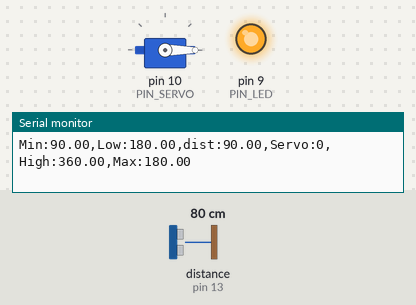
The sketch below on a simulated Arduino Uno, built with avr-gcc and run on an emulated ATmega328P. Shown: servo, output pins drawn as LEDs (lit = HIGH), the last lines printed to the serial monitor. Wiring (inferred from the names in the program): ultrasonic range finder: trigger pin 12; echo pin 13. Inputs (shaded band) come from the test bench; at power-on: distance to the obstacle (sensor on pin 13) 80 cm. The echo pulse lasts 58.3 µs per cm; pins used as bus, display or sensor lines are not drawn.

Above: at 1.2 s.
1.3 s: distance to the obstacle (sensor on pin 13) set to 9 cm
At 2.4 s:
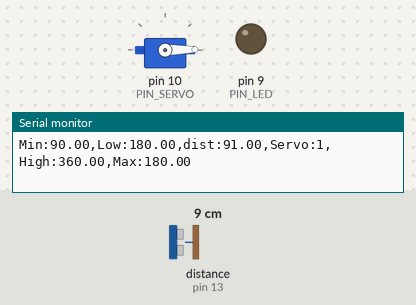
4.3 s: distance to the obstacle (sensor on pin 13) set to 18 cm
At 4.95 s:
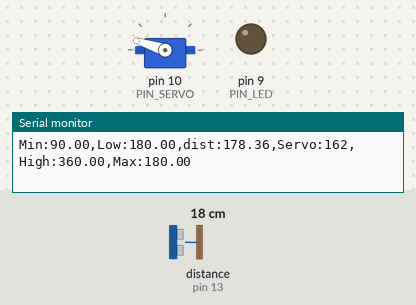
7.3 s: distance to the obstacle (sensor on pin 13) set to 2 cm
At 7.46 s:
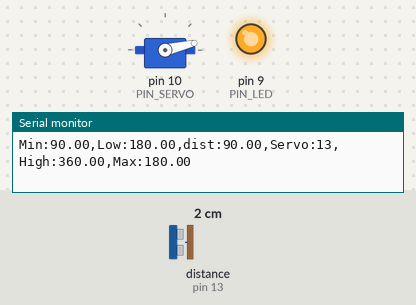
9.0 s: distance to the obstacle (sensor on pin 13) set to 18 cm
Timing chart, 0 to 13.0 s (numbered marks = the images above; inputs shaded):
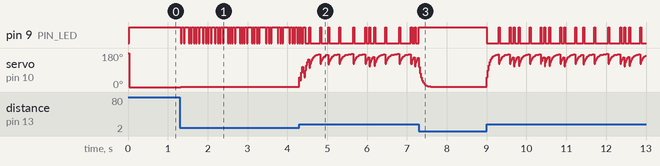

The sketch:

11_example_1.ino
```cpp
#include <Servo.h>

#define PIN_LED   9   // LED active-low
#define PIN_TRIG  12  // sonar sensor TRIGGER
#define PIN_ECHO  13  // sonar sensor ECHO
#define PIN_SERVO 10  // servo motor

#define SND_VEL 346.0     // sound velocity at 24 celsius degree (unit: m/sec)
#define INTERVAL 25      // sampling interval (unit: msec)
#define PULSE_DURATION 10 // ultra-sound Pulse Duration (unit: usec)
#define _DIST_MIN 90.0   // minimum distance to be measured (unit: mm)
#define _DIST_MAX 180.0   // maximum distance to be measured (unit: mm)

#define TIMEOUT ((INTERVAL / 2) * 1000.0) // maximum echo waiting time (unit: usec)
#define SCALE (0.001 * 0.5 * SND_VEL) // coefficient to convert duration to distance

#define _EMA_ALPHA 0.3    // EMA weight of new sample (range: 0 to 1)
#define _TARGET_LOW  180.0
#define _TARGET_HIGH 360.0  // Adjusted the high target to 360 degrees

#define _DUTY_MIN 550
#define _DUTY_NEU 1475
#define _DUTY_MAX 2400

float dist_ema, dist_prev = _DIST_MIN;
unsigned long last_sampling_time;

Servo myservo;

void setup() {
  pinMode(PIN_LED, OUTPUT);
  pinMode(PIN_TRIG, OUTPUT);
  pinMode(PIN_ECHO, INPUT);
  digitalWrite(PIN_TRIG, LOW);
  myservo.attach(PIN_SERVO);
  myservo.writeMicroseconds(map(_TARGET_HIGH, _DIST_MIN, _DIST_MAX, _DUTY_MIN, _DUTY_MAX)); // Set initial servo position
  Serial.begin(57600);
}

void loop() {
  float dist_raw;

  if (millis() < (last_sampling_time + INTERVAL))
    return;

  dist_raw = USS_measure(PIN_TRIG, PIN_ECHO);

  if ((dist_raw == 0.0) || (dist_raw > _DIST_MAX)) {
    dist_raw = dist_prev;
    digitalWrite(PIN_LED, 1);
  } else if (dist_raw < _DIST_MIN) {
    dist_raw = dist_prev;
    digitalWrite(PIN_LED, 1);
  } else {
    digitalWrite(PIN_LED, 0);
  }

  dist_ema = _EMA_ALPHA * dist_raw + (1 - _EMA_ALPHA) * dist_ema;

  int servo_position = map(dist_ema, _DIST_MIN, _DIST_MAX, _DUTY_MIN, _DUTY_MAX);

  myservo.writeMicroseconds(servo_position);

  Serial.print("Min:");    Serial.print(_DIST_MIN);
  Serial.print(",Low:");   Serial.print(_TARGET_LOW);
  Serial.print(",dist:");  Serial.print(dist_raw);
  Serial.print(",Servo:"); Serial.print(myservo.read());
  Serial.print(",High:");  Serial.print(_TARGET_HIGH);
  Serial.print(",Max:");   Serial.print(_DIST_MAX);
  Serial.println("");

  last_sampling_time += INTERVAL;
}

float USS_measure(int TRIG, int ECHO) {
  digitalWrite(TRIG, HIGH);
  delayMicroseconds(PULSE_DURATION);
  digitalWrite(TRIG, LOW);
  return pulseIn(ECHO, HIGH, TIMEOUT) * SCALE;
}
```

Measured:
- after the input at 1.3 s, servo on pin 10 (PIN_SERVO): 0° → 1° at once
- after the input at 7.3 s, pin 9 (PIN_LED): goes on until 7.3 s, then stays HIGH
